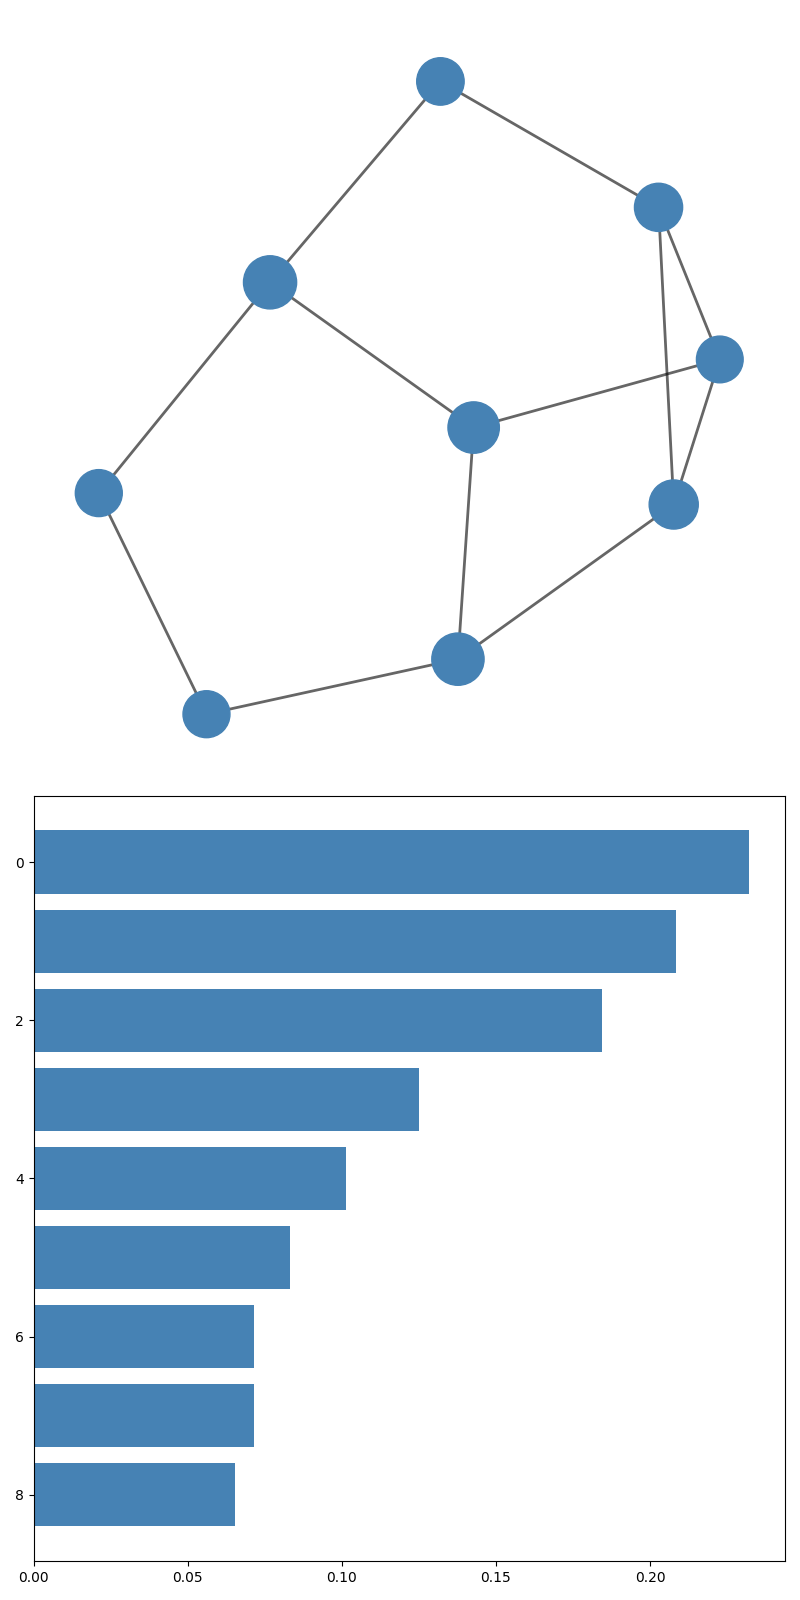

This chart was generated by the following Python code:
import matplotlib.pyplot as plt
import networkx as nx
import numpy as np

writers_connections = {
    "Isaac Asimov": ["Arthur C. Clarke", "Robert Heinlein", "Ray Bradbury"],
    "Arthur C. Clarke": ["Isaac Asimov", "Robert Heinlein", "Philip K. Dick"],
    "Robert Heinlein": ["Isaac Asimov", "Arthur C. Clarke", "Frank Herbert"],
    "Ray Bradbury": ["Isaac Asimov", "Philip K. Dick", "Ursula K. Le Guin"],
    "Philip K. Dick": ["Arthur C. Clarke", "Ray Bradbury", "J.G. Ballard"],
    "Frank Herbert": ["Robert Heinlein", "Ursula K. Le Guin"],
    "Ursula K. Le Guin": ["Ray Bradbury", "Frank Herbert", "H.G. Wells"],
    "J.G. Ballard": ["Philip K. Dick", "H.G. Wells"],
    "H.G. Wells": ["Ursula K. Le Guin", "J.G. Ballard"]
}

G = nx.Graph(writers_connections)

betweenness_centrality = nx.betweenness_centrality(G)
node_sizes = [1000 + 2000 * betweenness_centrality[node] for node in G.nodes()]

single_color = "#4682B4"
node_colors = [single_color for _ in G.nodes()]

fig, ax = plt.subplots(2, 1, figsize=(8, 16))

pos = nx.spring_layout(G, seed=24)
nx.draw_networkx_nodes(G, pos, ax=ax[0], node_size=node_sizes, node_color=node_colors)
nx.draw_networkx_edges(G, pos, ax=ax[0], width=2, alpha=0.6)
ax[0].axis('off')

writer_names = list(betweenness_centrality.keys())
centrality_values = list(betweenness_centrality.values())

sorted_indices = np.argsort(centrality_values)[::-1]
sorted_centrality_values = [centrality_values[i] for i in sorted_indices]

y_positions = np.arange(len(writer_names))
ax[1].barh(y_positions, sorted_centrality_values, color=single_color)
ax[1].invert_yaxis()

plt.tight_layout()
plt.show()
